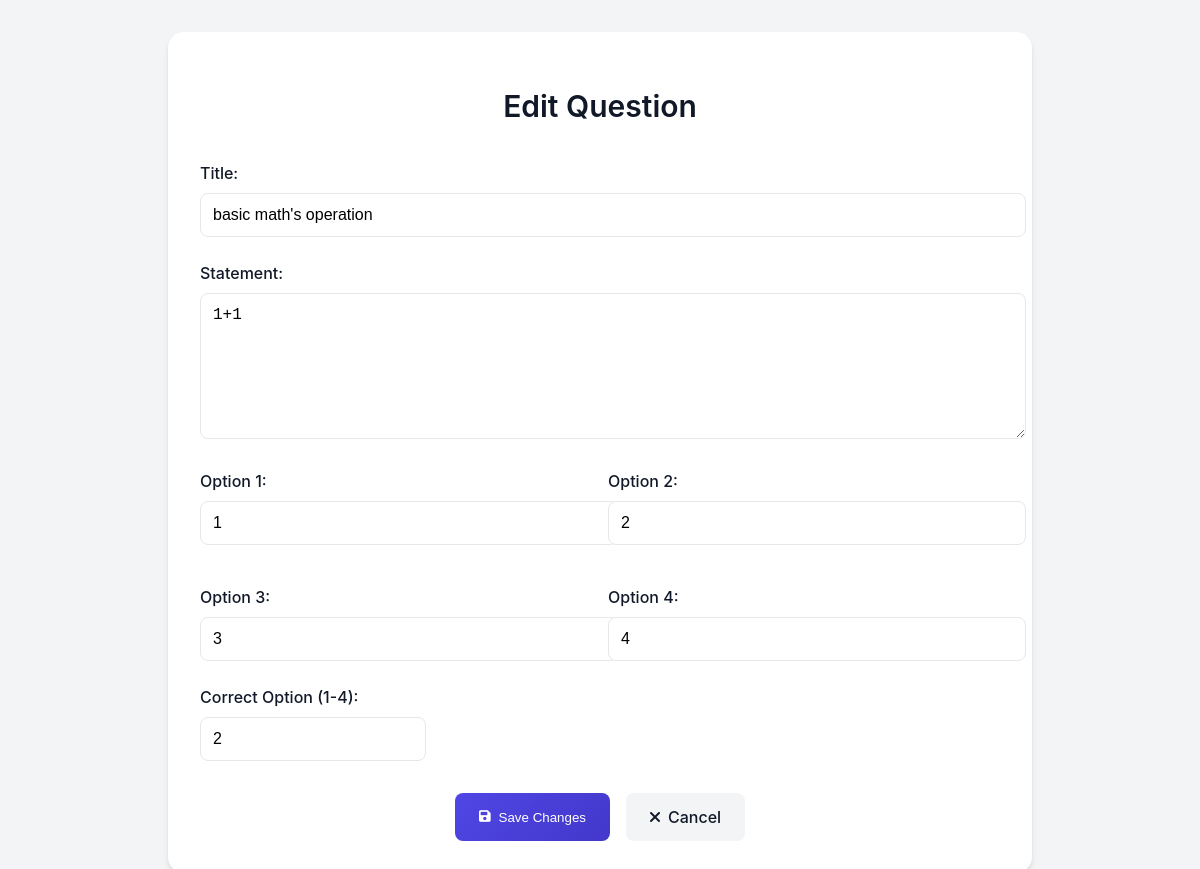
Page /admin/edit_question/1 on the committed database.
### app/models/quiz.py (models this page shows, shortened)
class Question(db.Model):
    __tablename__ = 'questions'  # Table name for the Question model
    id = db.Column(db.Integer, primary_key=True)  # Primary key
    quiz_id = db.Column(db.Integer, db.ForeignKey('quizzes.id'), nullable=False)  # Foreign key to Quiz
    question_number = db.Column(db.Integer, nullable=False)  # Question number within the quiz
    title = db.Column(db.String(200), nullable=False)  # Title of the question
    statement = db.Column(db.Text, nullable=False)  # Detailed question statement
    correct_option = db.Column(db.Integer, nullable=False)  # Index of the correct option (1-4)
    option1 = db.Column(db.String(200), nullable=False)  # First option
    option2 = db.Column(db.String(200), nullable=False)  # Second option
    option3 = db.Column(db.String(200), nullable=True)  # Third option (optional)
    option4 = db.Column(db.String(200), nullable=True)  # Fourth option (optional)
    quiz = db.relationship('Quiz', backref=db.backref('questions', lazy=True))
    created_at = db.Column(db.DateTime, default=datetime.utcnow)  # Timestamp for question creation

### app/controllers/admin_controller.py (the view, shortened to what this page needs)
@admin_bp.route('/edit_question/<int:question_id>', methods=['GET', 'POST'])
def edit_question(question_id):
    question = Question.query.get_or_404(question_id)
    return render_template('admin/edit_question.html', question=question)

### app/templates/admin/edit_question.html (shortened to what this page needs)
<!DOCTYPE html>
<html lang="en">
<head>
    <link href="https://cdnjs.cloudflare.com/ajax/libs/font-awesome/6.0.0/css/all.min.css" rel="stylesheet">
</head>
<body>
    <div class="container">
        <h1>Edit Question</h1>
        <form action="{{ url_for('admin.edit_question', question_id=question.id) }}" method="POST">
            <div class="form-group">
                <label for="title">Title:</label>
                <input type="text" name="title" id="title" value="{{ question.title }}" required>
            </div>
            <div class="form-group">
                <label for="statement">Statement:</label>
                <textarea name="statement" id="statement" required>{{ question.statement }}</textarea>
            </div>
            <div class="options-grid">
                <div class="form-group">
                    <label for="option1">Option 1:</label>
                    <input type="text" name="option1" id="option1" value="{{ question.option1 }}" required>
                </div>
                <div class="form-group">
                    <label for="option2">Option 2:</label>
                    <input type="text" name="option2" id="option2" value="{{ question.option2 }}" required>
                </div>
                <div class="form-group">
                    <label for="option3">Option 3:</label>
                    <input type="text" name="option3" id="option3" value="{{ question.option3 }}">
                </div>
                <div class="form-group">
                    <label for="option4">Option 4:</label>
                    <input type="text" name="option4" id="option4" value="{{ question.option4 }}">
                </div>
            </div>
            <div class="form-group">
                <label for="correct_option">Correct Option (1-4):</label>
                <input type="number" name="correct_option" id="correct_option" min="1" max="4"
                       value="{{ question.correct_option }}" required class="correct-option">
            </div>
            <div class="button-group">
                <button type="submit" class="submit-btn">
                    <i class="fas fa-save"></i> Save Changes
                </button>
                <a href="{{ url_for('admin.quiz') }}" class="cancel-btn">
                    <i class="fas fa-times"></i> Cancel
                </a>
            </div>
        </form>
    </div>
</body>
</html>

### app/templates/admin/edit_question.html (style rules this page uses)
:root { --primary-color: #4f46e5; --primary-hover: #4338ca; --bg-color: #f3f4f6; --card-bg: #ffffff; --text-primary: #111827; --text-secondary: #6b7280; --error: #ef4444; }
body { font-family: 'Inter', -apple-system, sans-serif; background-color: var(--bg-color); color: var(--text-primary); line-height: 1.5; margin: 0; padding: 2rem; }
.container { max-width: 800px; margin: 0 auto; background-color: var(--card-bg); border-radius: 1rem; box-shadow: 0 4px 6px -1px rgba(0, 0, 0, 0.1), 0 2px 4px -1px rgba(0, 0, 0, 0.06); padding: 2rem; }
h1 { font-size: 1.875rem; font-weight: 600; color: var(--text-primary); margin-bottom: 2rem; text-align: center; }
.form-group { margin-bottom: 1.5rem; }
label { display: block; font-weight: 500; margin-bottom: 0.5rem; color: var(--text-primary); }
input[type="text"], input[type="number"], textarea { width: 100%; padding: 0.75rem; border: 1px solid #e5e7eb; border-radius: 0.5rem; font-size: 1rem; transition: all 0.2s ease; background-color: white; }
textarea { min-height: 120px; resize: vertical; }
.options-grid { display: grid; grid-template-columns: repeat(2, 1fr); gap: 1rem; }
.correct-option { width: 100%; max-width: 200px; }
.button-group { display: flex; gap: 1rem; margin-top: 2rem; justify-content: center; }
.submit-btn { padding: 0.75rem 1.5rem; background: linear-gradient(135deg, var(--primary-color), var(--primary-hover)); color: white; border: none; border-radius: 0.5rem; font-weight: 500; cursor: pointer; transition: all 0.2s ease; display: inline-flex; align-items: center; gap: 0.5rem; }
.cancel-btn { padding: 0.75rem 1.5rem; background-color: #f3f4f6; color: var(--text-primary); border: none; border-radius: 0.5rem; font-weight: 500; cursor: pointer; transition: all 0.2s ease; text-decoration: none; display: inline-flex; align-items: center; gap: 0.5rem; }

### rows in the picture
Question: title "basic math's operation", statement "1+1", option1 "1", option2 "2", option3 "3", option4 "4", correct_option "2"
